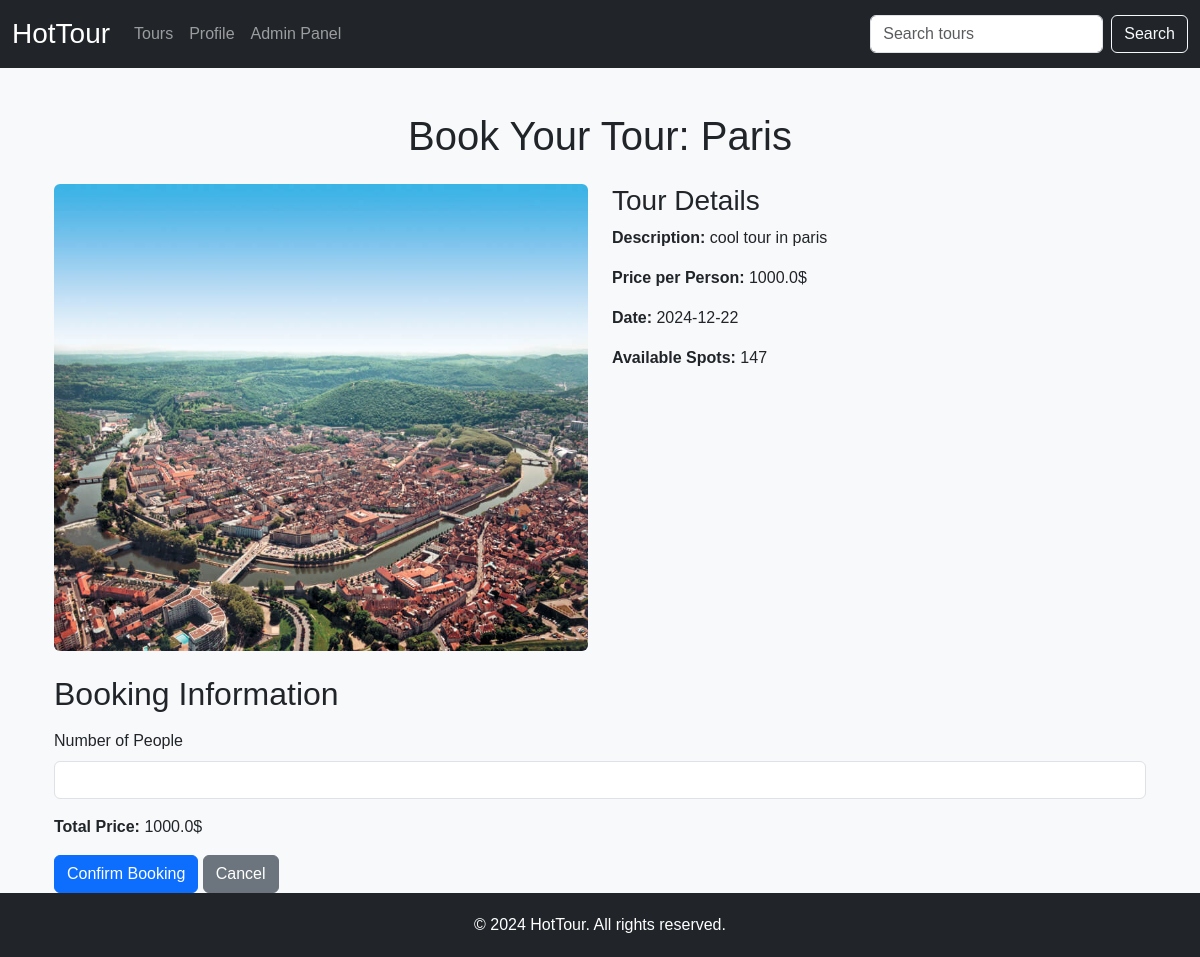
The app's page /book_tour/1 (signed in), older data.
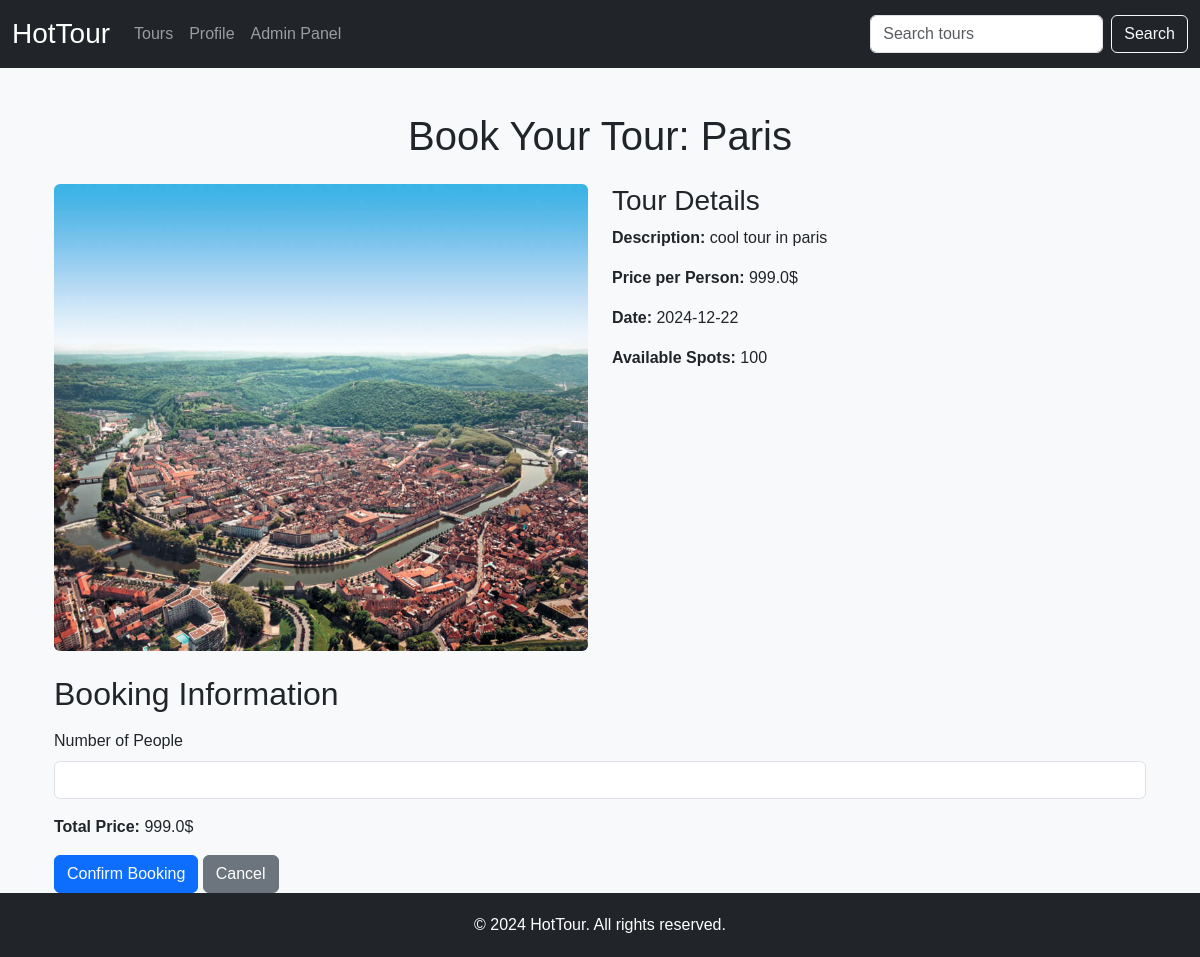
The same page, newer data.
### app/db.py (models this page shows)
class Tour(db.Model):
    id = db.Column(db.Integer, primary_key=True)
    creation_time = db.Column(db.DateTime, default=datetime.utcnow)
    name = db.Column(db.String(100), nullable=False)
    image_path = db.Column(db.String(100), nullable=False)
    description = db.Column(db.Text, nullable=False)
    price_per_person = db.Column(db.Float, nullable=False)  # Цена с учетом скидки
    date = db.Column(db.Date, nullable=False)
    available_spots = db.Column(db.Integer, nullable=False)

### app/views.py (the view, shortened to what this page needs)
@app.route('/book_tour/<int:id>', methods=['GET', 'POST'])
@login_required
def book_tour(id):
    tour = Tour.query.get_or_404(id)
    return render_template('book_tour.html', tour=tour)

### app/views.py (called while the page is built)
@login.user_loader
def load_user(user_id):
    return User.query.get(int(user_id))

@app.context_processor
def context_processor():
    return dict(is_admin=is_admin)

def is_admin(user_id):
    admin_ids = [1]
    return user_id in admin_ids

### app/templates/book_tour.html (shortened to what this page needs)
{% extends "base.html" %}
{% block content %}
<div class="container mt-4">
  <h1 class="text-center mb-4">Book Your Tour: {{ tour.name }}</h1>
  <div class="row">
    <div class="col-md-6">
      <img src="{{ url_for('static', filename=tour.image_path) }}" class="img-fluid rounded" alt="{{ tour.name }}">
    </div>
    <div class="col-md-6">
      <h3>Tour Details</h3>
      <p><strong>Description:</strong> {{ tour.description }}</p>
      <p><strong>Price per Person:</strong> {{ tour.price_per_person }}$</p>
      <p><strong>Date:</strong> {{ tour.date }}</p>
      <p><strong>Available Spots:</strong> {{ tour.available_spots }}</p>
    </div>
  </div>
  <h2 class="mt-4">Booking Information</h2>
  <form method="POST" class="mt-3">
    <div class="mb-3">
      <label for="num_people" class="form-label">Number of People</label>
      <input type="number" class="form-control" id="num_people" name="num_people" min="1" max="{{ tour.available_spots }}" required onchange="updatePrice()">
    </div>
    <p><strong>Total Price:</strong> <span id="total_price">{{ tour.price_per_person }}$</span></p>
    <button type="submit" class="btn btn-primary">Confirm Booking</button>
    <a href="{{ url_for('tours') }}" class="btn btn-secondary">Cancel</a>
  </form>
</div>
{% endblock %}

Row changes from the older to the newer data that the page shows:
changed Tour "Paris": price_per_person "1000.0" → "999.0"; available_spots "147" → "100"
